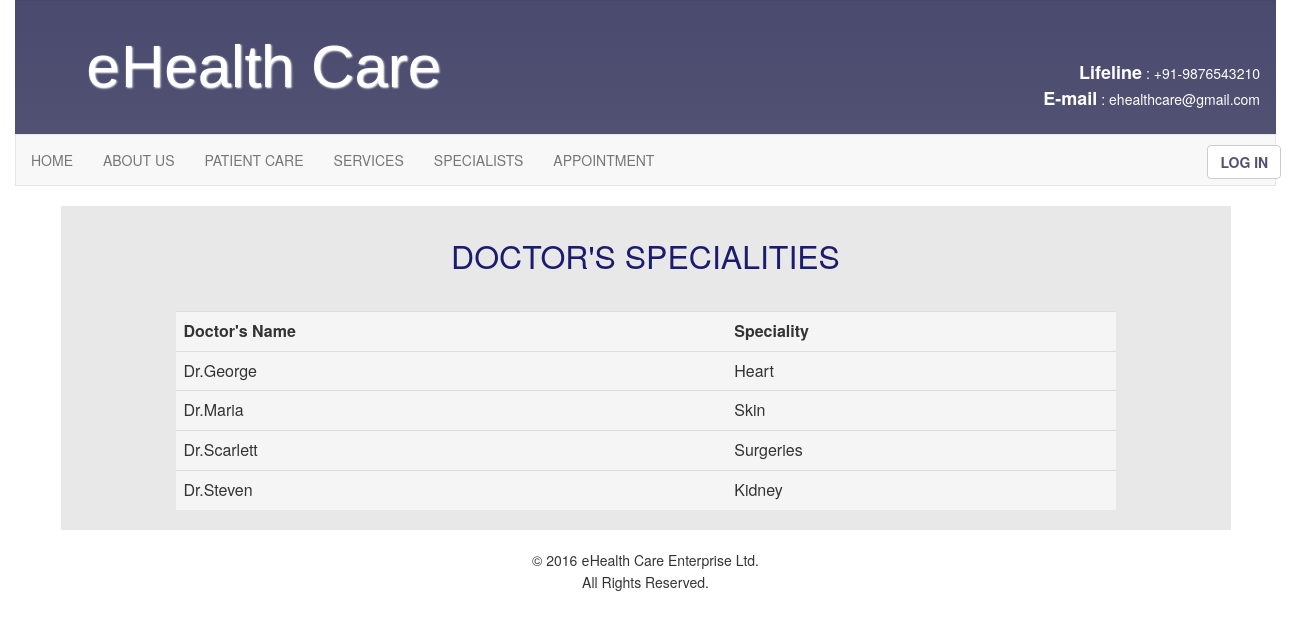
Screenshot of /health/specialists.php with the database file from the repository.
### tables this page shows
CREATE TABLE IF NOT EXISTS `speciality` (
  `id` bigint(20) NOT NULL,
  `name` varchar(255) NOT NULL,
  `doc_spec` varchar(255) NOT NULL
);

### health/specialists.php (the view, shortened to what this page needs)
<html>
<head>
	<link rel="stylesheet" type="text/css" href="css/bootstrap.min.css">
	<link rel="stylesheet" type="text/css" href="css/style.css">
</head>
<body>
	<div id="main_container">
		<?php include_once 'include/header.php'; ?>
		<div id="speciality">
			<div class="container">
				<div class="row">
					<div class="col-sm-12">
						<div class="spec-heading">
							<center>DOCTOR'S  SPECIALITIES</center>
						</div></br>
					</div>
				</div>
				<div class="row">
					<div class="col-sm-12">
						<div class="speciality-form">
							<form>
								<table class="table table-hover" id="speciality_table">
									<tr>
										<th>Doctor's Name</th>
										<th>Speciality</th>
									</tr>
									<?php
										$SQL="SELECT * FROM `speciality` ORDER BY name";
						 				$rs=mysql_query($SQL) or die(mysql_error());
										while($data=mysql_fetch_assoc($rs))
										{
									?>
									<tr>
										<td><?="Dr." . $data['name']?></td>
										<td><?=$data['doc_spec']?></td>
									</tr>
									<?php } ?>
								</table>
							</form>
						</div>
					</div>
				</div>
			</div>
		</div></br>
		<?php  include_once 'include/footer.php'; ?>
	</div>
</body>
</html>

### health/include/header.php (shortened to what this page needs)
<div class="container-fluid">
	<div class="well well-lg">
		<div class="row">
			<div class="col-sm-9">
				<h1><a href="index.php"><span style="font-family:monospace">e</span>Health Care</a></h1>
			</div>
			<div class="col-sm-3 lifeline text-right">
				<span><b style="font-family:inherit; font-size:18px;">Lifeline</b> :</span>
				<span>+91-9876543210</span></br>
				<span><b style="font-family:inherit; font-size:18px;">E-mail</b> :</span>
				<span>ehealthcare@gmail.com</span></br>
			</div>
		</div>
	</div>
</div>
<div class="container-fluid">
	<nav class="navbar navbar-default">
    	<div>
      		<ul class="nav navbar-nav">
        		<li><a href="index.php">HOME</a></li>
        		<li><a href="about.php">ABOUT US</a></li>
        		<li><a href="patient_care.php">PATIENT CARE</a></li>
            <li><a href="service.php">SERVICES</a></li>
        		<li><a href="specialists.php">SPECIALISTS</a></li>
        		<li><a href="appointment.php">APPOINTMENT</a></li>
      		</ul>
    	</div>
    	<div id="login-logout">
    		<?php
    			$user = $_SESSION['name'];
						if(!(isset($user)))
						{
							echo "<a href='login.php'><button type='button' class='btn btn-default'><b>LOG IN</b></button></a>";
						}
    					else
						{
							echo "<a href='logout.php'><button type='button' class='btn btn-default'><b>LOG OUT</b></button></a>";
						}
    		?>
    	</div>
	</nav>
</div>

### health/include/footer.php
<div class="footer">
	<div class="container-fluid">
		<div class="row">
			<div class="col-sm-12 text-center">
					&copy; 2016 <span style="font-family:monospace">e</span>Health Care Enterprise Ltd. </br>
						 All Rights Reserved.</br></br>
			</div>
		</div>
	</div>
</div>

### health/css/style.css (style rules this page uses)
.well { border-radius:0%; border-style:none; background: -webkit-repeating-linear-gradient(450deg,#515173,#4A4A6F); }
.well h1 { text-shadow: 1px 1px 2px white; }
.well a { color:white; font-size:60px; font-family:sans-serif; }
.well-lg { padding:14px 16px 20px 70px; }
.lifeline span { color:white; }
.lifeline { margin-top:46px; }
.btn-default { color:#515173; position:relative; top:10px; left:538px; }
.navbar { border-radius: 0px; margin-top:-20px; }
#about_us .container , #speciality .container , #patient-care .container , #doc_appoints .container { background-color: #E8E8E8; }
#key_medical_procedures .key-heading , #speciality .spec-heading , #patient-care .care-heading , #doc_appoints .appoints-heading { font-size: 32px; padding: 27px 10px 12px 10px; color:#1C1C6F; }
#speciality .speciality-form , #doc_appoints .appoints-form { margin: 0px 100px 20px 100px; }
#speciality .table>tbody>tr , #doc_appoints .table>tbody>tr { background-color: #f5f5f5; }

### rows the page displays
speciality: name "George", doc_spec "Heart"
speciality: name "Maria", doc_spec "Skin"
speciality: name "Scarlett", doc_spec "Surgeries"
speciality: name "Steven", doc_spec "Kidney"
